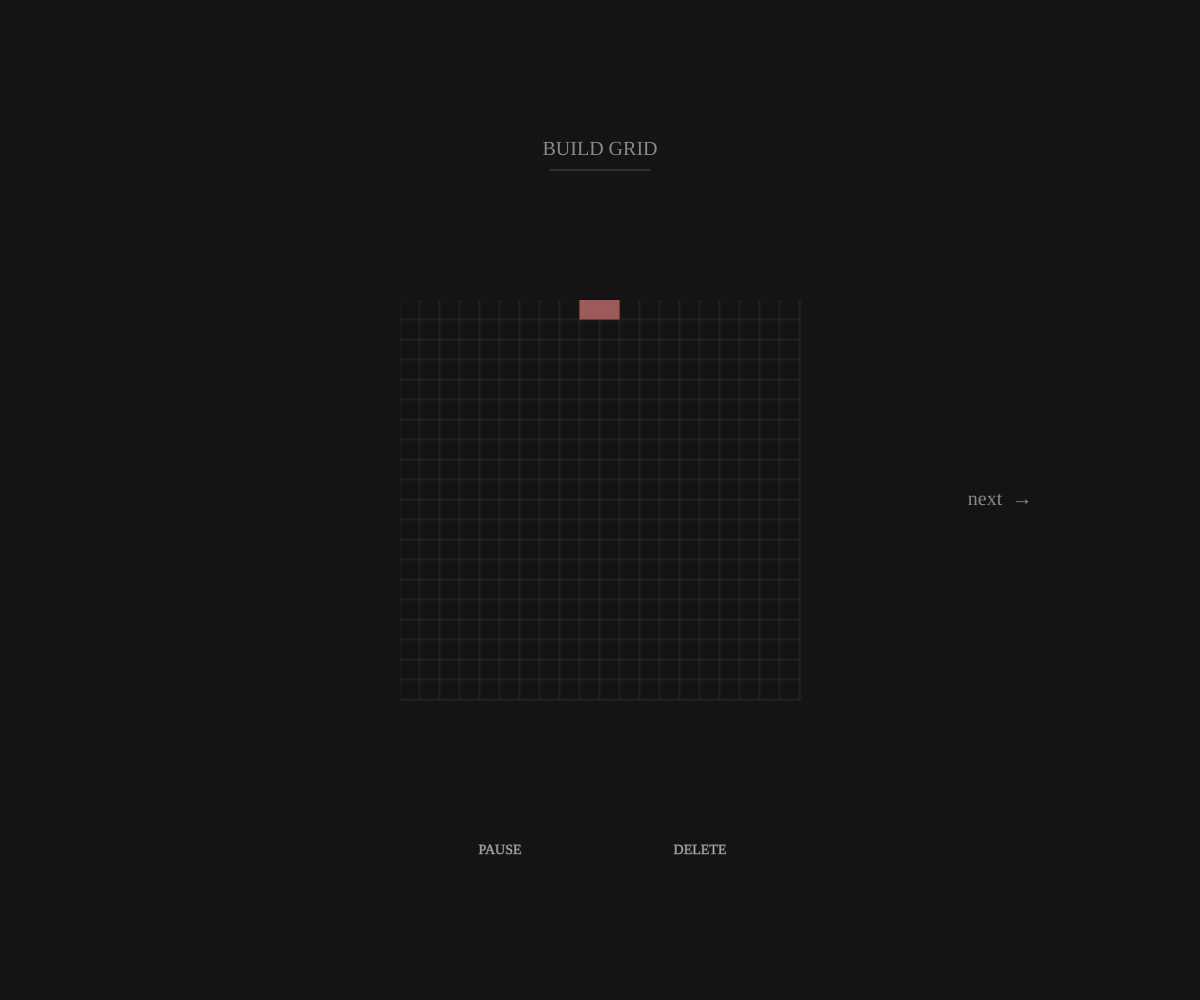
Frame 1 (no input)
Frame 60 (no input): identical to frame 1, image omitted
Frame 120 (the mouse pressed at the canvas centre since frame 60): identical to frame 1, image omitted

The p5.js sketch that drew this single still picture (run headless with seeded random() and noise() and a simulated clock; from frame 60 on, the mouse is pressed at the canvas centre):

// p5.js sketch
// ── sketch.js

var cell = 20;
var gridw = 20;
var gridh = 20;
var gridSkeleton;
var grid;
var gridStatus;
var gridBuildStart;
var gridSpecial = [{x:9,y:0},{x:10,y:0}];
var gridDrawPause = false;
var gridRemoveCell = false;
var fluidStatus;
var fluid;
var emptycells;
var scene = 1;
var floortime = 0;
var timestep = 0.01; // seconds
var supplyStatus = true;
var emptyQuantity = 0.8;
var directionInAccount = false;
const gravity = 2;

var fluidflowdirections = {up:1,left:1,down:1,right:1};//{up:0.1,left:0.5,down:1,right:0.5};

function setup() {
	textAlign(CENTER,CENTER);
	textFont("Avenir Next");
	imageMode(CENTER,CENTER);
	W = window.innerWidth;
	H = window.innerHeight;
	canvas = createCanvas(W, H);
	background(20);
	buildGridSkeleton();

}

function buildGridSkeleton(){
	grid = createGraphics(gridw*cell+1,gridh*cell+1);
	gridSkeleton = createGraphics(gridw*cell+1,gridh*cell+1);
	gridStatus = [];
	fluidStatus = [];
	gridSkeleton.stroke(100,100,100,80);
	gridSkeleton.strokeWeight(1);
	for (var x=0; x<=gridw; x+=1){
		gridSkeleton.line(x*cell,0,x*cell,gridh*cell);
	}
	for (var y=0; y<=gridh; y+=1){
		gridSkeleton.line(0,y*cell,gridw*cell,y*cell);
	}
	for (var y=0; y<gridh; y+=1){
		gridStatus.push([]);
		fluidStatus.push([]);
		for (var x=0; x<gridw; x+=1){
			gridStatus[y].push(0);
			fluidStatus[y].push(0);
		}
	}
	gridBuildStart=false;
	for (var i=0; i<gridSpecial.length; i+=1){
		gridStatus[gridSpecial[i].y][gridSpecial[i].x] = 2;
		drawCell(gridSpecial[i].x,gridSpecial[i].y,color(156, 90, 90));
		fluidStatus[gridSpecial[i].y][gridSpecial[i].x] = 1;
	}
}

function mouseHoverCell(){
	let X = floor((mouseX-W/2+cell*gridw/2)/cell)
	let Y = floor((mouseY-H/2+cell*gridh/2)/cell)
	if (0<=X && X<gridw && 0<=Y && Y<gridh){
		return {x:X,y:Y}
	} else {
		return null;
	}
}

function drawGrid(){image(gridSkeleton,W/2,H/2);image(grid,W/2,H/2);}

function drawCell(X,Y,col){
	grid.noStroke();
	grid.fill(col);
	grid.rect(cell*X,cell*Y,cell,cell);
}

function buildGridProcess(){
	var currentMouseHover = mouseHoverCell();
	if (currentMouseHover!=null){
		if (gridBuildStart==false){
			if (gridStatus[currentMouseHover.y][currentMouseHover.x] == 2){
				gridBuildStart=true;
				for (var i=0; i<gridSpecial.length; i+=1){
					drawCell(gridSpecial[i].x,gridSpecial[i].y, color(100, 125, 95));
				}
			}
		}else {
			if (!gridRemoveCell){
				if (gridDrawPause==false && gridStatus[currentMouseHover.y][currentMouseHover.x]==0){
					gridStatus[currentMouseHover.y][currentMouseHover.x] = 1;
					drawCell(currentMouseHover.x,currentMouseHover.y,color(40));
				}
			} else {
				if (gridStatus[currentMouseHover.y][currentMouseHover.x]==1){
					gridStatus[currentMouseHover.y][currentMouseHover.x] = 0;
					grid.clear();
					for (var y=0; y<gridh; y+=1){
						for (var x=0; x<gridw; x+=1){
							if (gridStatus[y][x]==1){drawCell(x,y,color(40));}
							if (gridStatus[y][x]==2){drawCell(x,y,color(100, 125, 95));}
						}
					}
				}
			}
		}
	}
}

function textVisuals(){
	rectMode(CENTER);
	noStroke();
	textSize(20);
	fill(170,170,170,200);
	text("BUILD GRID",W/2,1*H/4-cell*gridh/4);
	text("next  →",3*W/4+cell*gridw/4,H/2);
	stroke(170,170,170,100);
	line(W/2-50,1*H/4-cell*gridh/4+20,W/2+50,1*H/4-cell*gridh/4+20);
	if (mouseInBox(3*W/4+cell*gridw/4-40, H/2-20, 3*W/4+cell*gridw/4+40, H/2+20)){
		line(3*W/4+cell*gridw/4-40,H/2+20,3*W/4+cell*gridw/4+40,H/2+20);
	}
	textSize(14);
	if (gridDrawPause==false){
		fill(170);
		text("PAUSE",W/2-cell*gridw/4,3*H/4+cell*gridh/4);
	} else {
		stroke(170,170,170,100);
		noFill();
		rect(W/2-cell*gridw/4,3*H/4+cell*gridh/4-2,80,30,2)
		noStroke();
		fill(170);
		text("PAUSE",W/2-cell*gridw/4,3*H/4+cell*gridh/4);
	}
	if (gridRemoveCell==false){
		fill(170);
		text("DELETE",W/2+cell*gridw/4,3*H/4+cell*gridh/4);
	} else {
		stroke(170,170,170,100);
		noFill();
		rect(W/2+cell*gridw/4,3*H/4+cell*gridh/4-2,90,30,2)
		noStroke();
		fill(170);
		text("DELETE",W/2+cell*gridw/4,3*H/4+cell*gridh/4);
	}
	rectMode(CORNER);
}

function buildGridScene(){
	background(20,20,20);
	buildGridProcess();
	drawGrid();
	textVisuals();
}

function fluidsum(){
	var ws = 0;
	for (var i=0; i<emptycells.length; i+=1){
		var x = emptycells[i].x;
		var y = emptycells[i].y;
		ws += fluidStatus[y][x];
	}
	textSize(15);
	noStroke();
	fill(150);
	if (supplyStatus){
		text("Fluid Supply: ON",(W-cell*gridw)/4,H/2-cell*gridh/16);
	} else {
		text("Fluid Supply: OFF",(W-cell*gridw)/4,H/2-cell*gridh/16);
	}
	text("Total Quantity: "+round(ws),(W-cell*gridw)/4,H/2+cell*gridh/16);
}

function computeWaterIteration(){
// 	var fluidStatus2 = fluidStatus;
	var difffluid = [];
	for (var y=0; y<gridh; y+=1){
		difffluid.push([]);
		for (var x=0; x<gridw; x+=1){
			difffluid[y].push(0)
		}
	}
	for (var i=0; i<emptycells.length; i+=1){
		var x = emptycells[i].x;
		var y = emptycells[i].y;
		var flow = 0;
		var directions = 0;
		if (directionInAccount){
			if (x>0 && gridStatus[y][x-1]!=0/*  && fluidStatus[y][x-1]<1 */){
				directions += fluidflowdirections.left;
			}
			if (x<gridw-1 && gridStatus[y][x+1]!=0/*  && fluidStatus[y][x+1]<1 */){
				directions += fluidflowdirections.right;
			}
			if (y>0 && gridStatus[y-1][x]!=0 /* && fluidStatus[y-1][x]<1 */){
				directions += fluidflowdirections.up;
			}
			if (y<gridh-1 && gridStatus[y+1][x]!=0 /* && fluidStatus[y+1][x]<1 */){
				directions += fluidflowdirections.down;
			}
		} else {
			directions = fluidflowdirections.left+fluidflowdirections.right+fluidflowdirections.up+fluidflowdirections.down;
		}
		if (directions>0){
			if (x>0 && gridStatus[y][x-1]!=0 /* && fluidStatus[y][x-1]<1 */){
				flow = (1-fluidStatus[y][x-1])*fluidflowdirections.left*emptyQuantity*fluidStatus[y][x]/directions;
				difffluid[y][x-1] += flow;
				difffluid[y][x] -= flow;
// 				if (fluidStatus2[y][x-1]>1){fluidStatus2[y][x] += fluidStatus2[y][x-1]-1;fluidStatus2[y][x-1]=1;}
			}
			if (x<gridw-1 && gridStatus[y][x+1]!=0 /* && fluidStatus[y][x+1]<1 */){
				flow = (1-fluidStatus[y][x+1])*fluidflowdirections.right*emptyQuantity*fluidStatus[y][x]/directions;
				difffluid[y][x+1] += flow;
				difffluid[y][x] -= flow;
// 				if (fluidStatus2[y][x+1]>1){fluidStatus2[y][x] += fluidStatus2[y][x+1]-1;fluidStatus2[y][x+1]=1;}
			}
			if (y>0 && gridStatus[y-1][x]!=0/*  && fluidStatus[y-1][x]<1 */){
				flow = (1-fluidStatus[y-1][x])*fluidflowdirections.up*emptyQuantity*fluidStatus[y][x]/directions;
				difffluid[y-1][x] += flow/gravity;
				difffluid[y][x] -= flow/gravity;
// 				if (fluidStatus2[y-1][x]>1){fluidStatus2[y][x] += fluidStatus2[y-1][x]-1;fluidStatus2[y-1][x]=1;}
			}
			if (y<gridh-1 && gridStatus[y+1][x]!=0 /* && fluidStatus[y+1][x]<1 */){
				flow = (1-fluidStatus[y+1][x])*fluidflowdirections.down*emptyQuantity*fluidStatus[y][x]/directions;
				difffluid[y+1][x] += flow*gravity;
				difffluid[y][x] -= flow*gravity;
// 				print(1-gridStatus[y+1][x], flow)
// 				if (fluidStatus2[y+1][x]>1){fluidStatus2[y][x] += fluidStatus2[y+1][x]-1;fluidStatus2[y+1][x]=1;}
			}
// 			fluidStatus2[y][x] -= 3*fluidStatus2[y][x]/4;
		}
	}
	for (var i=0; i<emptycells.length; i+=1){
		var x = emptycells[i].x;
		var y = emptycells[i].y;
		fluidStatus[y][x] += difffluid[y][x];
/*
		if (fluidStatus[y][x]>1){
			fluidStatus[y][x]=1;
		}
*/
/* 		else  *//*
if (fluidStatus[y][x]<0){
			fluidStatus[y][x]=0;
		}
*/
	}
	if (supplyStatus){
		for (var i=0; i<gridSpecial.length; i+=1){
			fluidStatus[gridSpecial[i].y][gridSpecial[i].x] = 1;
		}
	}
// 	print(fluidStatus[1][9])
}

function drawWaterSimulation(){
	noStroke();
	textSize(10);
	for (var i=0; i<emptycells.length; i+=1){
		var x = emptycells[i].x;
		var y = emptycells[i].y;
		fill(62, 113, 140,255*fluidStatus[y][x]);
		rect(W/2-cell*gridw/2+cell*x,H/2-cell*gridh/2+cell*y,cell,cell);
		fill(20,20,20,100);
		text(round(fluidStatus[y][x]*10)/10,W/2-cell*gridw/2+cell*x+cell/2,H/2-cell*gridh/2+cell*y+cell/2);
	}
}

function similation(){
	if (floor(millis()/(timestep*1000))>floortime){
		background(20,20,20);
		drawGrid();
		computeWaterIteration();
		drawWaterSimulation();
		fluidsum();
	}
	floortime = floor(millis()/(timestep*1000));
}

function draw() {
	if (scene==1){
		buildGridScene();
	}
	else if (scene==2){
		similation();
	}
}

function mouseInBox(x1,y1,x2,y2){
	return mouseX>x1 && mouseX<x2 && mouseY > y1 && mouseY < y2
}

function keyPressed(){
	if (keyCode == 32){gridDrawPause = true;}
	if (keyCode == 8){gridRemoveCell = true;}
	if (keyCode == 13){supplyStatus = false;}
}
function keyReleased(){
	if (keyCode == 32){gridDrawPause = false;}
	if (keyCode == 8){gridRemoveCell = false;}
	if (keyCode == 13){supplyStatus = true;}
}

function mouseClicked(){
	if (scene==1){
		if (mouseInBox(W/2-cell*gridw/4-40,3*H/4+cell*gridh/4-15,W/2-cell*gridw/4+40,3*H/4+cell*gridh/4+15)) {
			gridDrawPause = !gridDrawPause;
		}
		else if (mouseInBox(W/2+cell*gridw/4-40,3*H/4+cell*gridh/4-15,W/2+cell*gridw/4+40,3*H/4+cell*gridh/4+15)) {
			gridRemoveCell = !gridRemoveCell;
		}
		else if (mouseInBox(3*W/4+cell*gridw/4-40,H/2-20,3*W/4+cell*gridw/4+40,H/2+20)){
			for (var i=0; i<gridSpecial.length; i+=1){
				gridStatus[gridSpecial[i].y][gridSpecial[i].x] = 2;
				drawCell(gridSpecial[i].x,gridSpecial[i].y,color(40));
			}
			emptycells = [];
			for (var y=0; y<gridh; y+=1){
				for (var x=0; x<gridw; x+=1){
					if (gridStatus[y][x]!=0){emptycells.push({x:x,y:y})}
				}
			}
			scene = 2;
		}
	} else if (scene==2){
		for (var i=0; i<emptycells.length; i+=1){
			var x = emptycells[i].x;
			var y = emptycells[i].y;
			fluidStatus[y][x] = 0;
		}
		for (var i=0; i<gridSpecial.length; i+=1){
			fluidStatus[gridSpecial[i].y][gridSpecial[i].x] = 1;
		}
	}
}

window.onresize = function() {
	resizeCanvas(windowWidth, windowHeight);
	W = windowWidth;
	H = windowHeight
};
